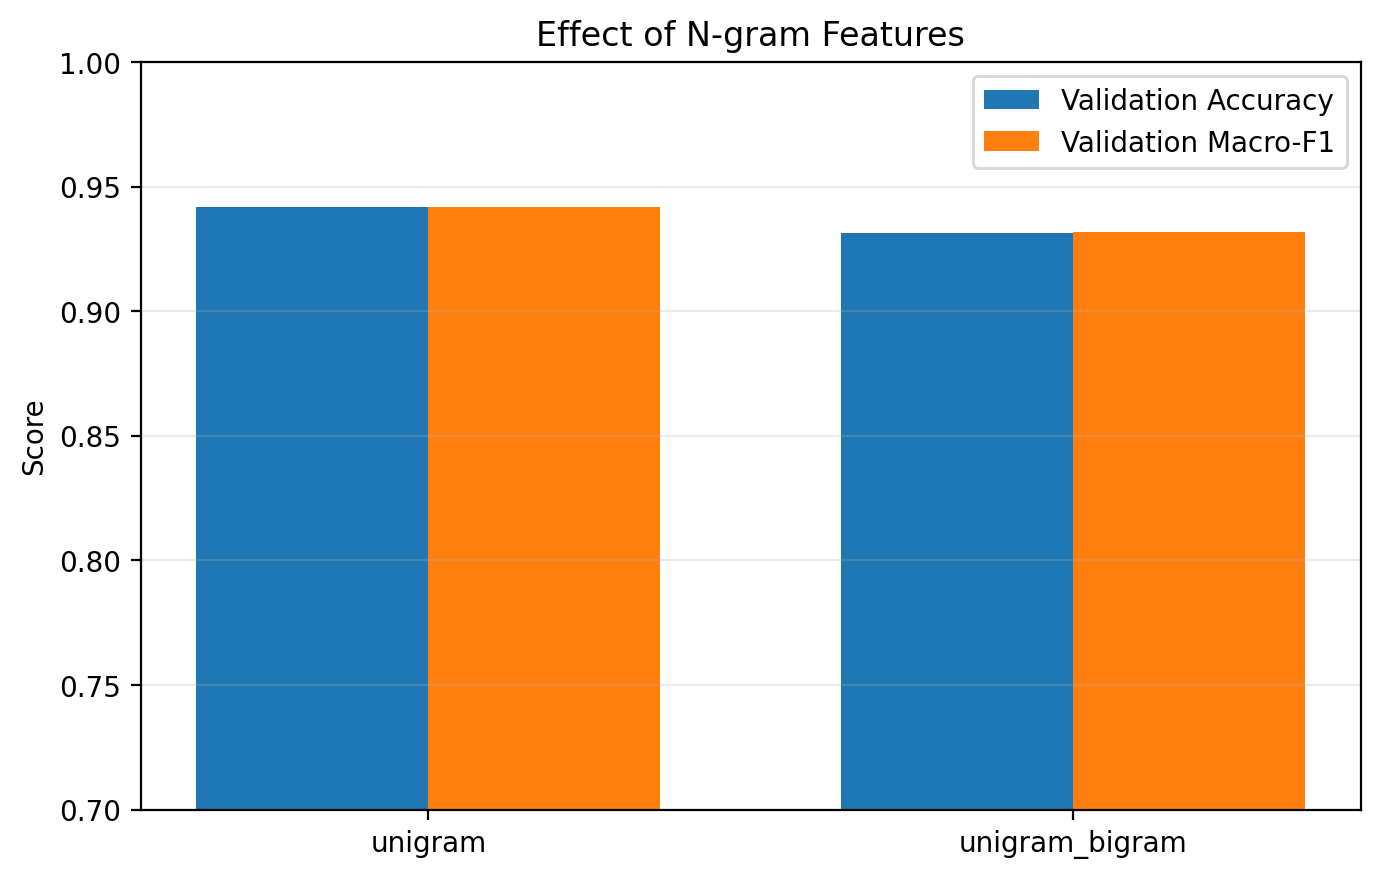

Source code (Python):
import time

import matplotlib.pyplot as plt
import pandas as pd
from sklearn.feature_extraction.text import TfidfVectorizer
from sklearn.metrics import accuracy_score, f1_score
from sklearn.model_selection import train_test_split
from sklearn.svm import LinearSVC


SEED = 42

data = pd.read_csv("train_data.csv")

X_train, X_valid, y_train, y_valid = train_test_split(
    data["text"],
    data["target"],
    test_size=0.2,
    random_state=SEED,
    stratify=data["target"],
)

feature_settings = {
    "unigram": (1, 1),
    "unigram_bigram": (1, 2),
}

results = []

for feature_name, ngram_range in feature_settings.items():
    print(f"\n正在训练特征设置：{feature_name}")

    vectorizer = TfidfVectorizer(
        lowercase=True,
        ngram_range=ngram_range,
        max_features=20000,
        min_df=2,
        sublinear_tf=True,
    )

    start = time.perf_counter()

    X_train_tfidf = vectorizer.fit_transform(X_train)
    X_valid_tfidf = vectorizer.transform(X_valid)

    model = LinearSVC(
        C=1.0,
        dual=True,
        max_iter=5000,
        random_state=SEED,
    )

    model.fit(X_train_tfidf, y_train)

    train_predictions = model.predict(X_train_tfidf)
    valid_predictions = model.predict(X_valid_tfidf)

    elapsed = time.perf_counter() - start

    train_f1 = f1_score(
        y_train,
        train_predictions,
        average="macro",
    )
    valid_f1 = f1_score(
        y_valid,
        valid_predictions,
        average="macro",
    )

    train_accuracy = accuracy_score(
        y_train,
        train_predictions,
    )
    valid_accuracy = accuracy_score(
        y_valid,
        valid_predictions,
    )

    result = {
        "feature": feature_name,
        "ngram_range": str(ngram_range),
        "feature_count": X_train_tfidf.shape[1],
        "train_accuracy": train_accuracy,
        "valid_accuracy": valid_accuracy,
        "train_macro_f1": train_f1,
        "valid_macro_f1": valid_f1,
        "generalization_gap": train_f1 - valid_f1,
        "time_seconds": elapsed,
    }

    results.append(result)

    print("特征数:", X_train_tfidf.shape[1])
    print(f"训练 Accuracy: {train_accuracy:.4f}")
    print(f"验证 Accuracy: {valid_accuracy:.4f}")
    print(f"训练 Macro-F1: {train_f1:.4f}")
    print(f"验证 Macro-F1: {valid_f1:.4f}")
    print(f"泛化差距: {train_f1 - valid_f1:.4f}")
    print(f"运行时间: {elapsed:.2f} 秒")


results_df = pd.DataFrame(results)

results_df.to_csv(
    "svm_feature_compare_results.csv",
    index=False,
    encoding="utf-8-sig",
)

print("\n=== 特征表示对比 ===")
print(results_df.to_string(index=False))

# 绘制对比图
x = range(len(results_df))

plt.figure(figsize=(7, 4.5))

plt.bar(
    [i - 0.18 for i in x],
    results_df["valid_accuracy"],
    width=0.36,
    label="Validation Accuracy",
)

plt.bar(
    [i + 0.18 for i in x],
    results_df["valid_macro_f1"],
    width=0.36,
    label="Validation Macro-F1",
)

plt.xticks(list(x), results_df["feature"])
plt.ylim(0.7, 1.0)
plt.ylabel("Score")
plt.title("Effect of N-gram Features")
plt.grid(axis="y", alpha=0.25)
plt.legend()
plt.tight_layout()

plt.savefig(
    "svm_feature_compare.png",
    dpi=200,
    bbox_inches="tight",
)

plt.show()
